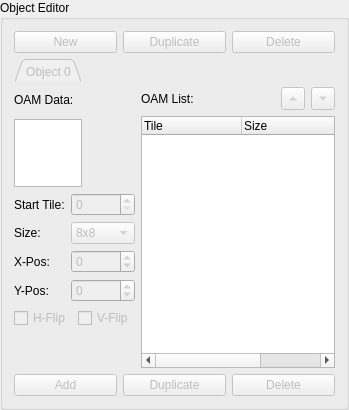
           <widget class="QGroupBox" name="GB_Object">
            <property name="sizePolicy">
             <sizepolicy hsizetype="Maximum" vsizetype="Preferred">
              <horstretch>0</horstretch>
              <verstretch>0</verstretch>
             </sizepolicy>
            </property>
            <property name="title">
             <string>Object Editor</string>
            </property>
            <layout class="QVBoxLayout" name="verticalLayout_10">
             <item>
              <widget class="QFrame" name="GB_Object_Sub1">
               <layout class="QVBoxLayout" name="layout_2">
                <property name="leftMargin">
                 <number>0</number>
                </property>
                <property name="topMargin">
                 <number>0</number>
                </property>
                <property name="rightMargin">
                 <number>0</number>
                </property>
                <property name="bottomMargin">
                 <number>0</number>
                </property>
                <item>
                 <layout class="QHBoxLayout" name="horizontalLayout_16">
                  <item>
                   <widget class="QPushButton" name="Object_PB_New">
                    <property name="enabled">
                     <bool>false</bool>
                    </property>
                    <property name="text">
                     <string>New</string>
                    </property>
                   </widget>
                  </item>
                  <item>
                   <widget class="QPushButton" name="Object_PB_Dup">
                    <property name="enabled">
                     <bool>false</bool>
                    </property>
                    <property name="text">
                     <string>Duplicate</string>
                    </property>
                   </widget>
                  </item>
                  <item>
                   <widget class="QPushButton" name="Object_PB_Del">
                    <property name="enabled">
                     <bool>false</bool>
                    </property>
                    <property name="text">
                     <string>Delete</string>
                    </property>
                   </widget>
                  </item>
                 </layout>
                </item>
               </layout>
              </widget>
             </item>
             <item>
              <widget class="QTabWidget" name="Object_Tabs">
               <property name="enabled">
                <bool>false</bool>
               </property>
               <property name="maximumSize">
                <size>
                 <width>16777215</width>
                 <height>22</height>
                </size>
               </property>
               <property name="palette">
                <palette>
                 <active>
                  <colorrole role="Base">
                   <brush brushstyle="SolidPattern">
                    <color alpha="255">
                     <red>216</red>
                     <green>255</green>
                     <blue>216</blue>
                    </color>
                   </brush>
                  </colorrole>
                 </active>
                 <inactive>
                  <colorrole role="Base">
                   <brush brushstyle="SolidPattern">
                    <color alpha="255">
                     <red>216</red>
                     <green>255</green>
                     <blue>216</blue>
                    </color>
                   </brush>
                  </colorrole>
                 </inactive>
                 <disabled>
                  <colorrole role="Base">
                   <brush brushstyle="SolidPattern">
                    <color alpha="255">
                     <red>240</red>
                     <green>240</green>
                     <blue>240</blue>
                    </color>
                   </brush>
                  </colorrole>
                 </disabled>
                </palette>
               </property>
               <property name="tabShape">
                <enum>QTabWidget::Triangular</enum>
               </property>
               <property name="currentIndex">
                <number>0</number>
               </property>
               <property name="iconSize">
                <size>
                 <width>0</width>
                 <height>0</height>
                </size>
               </property>
               <property name="documentMode">
                <bool>true</bool>
               </property>
               <widget class="QWidget" name="tab_2">
                <attribute name="title">
                 <string>Object 0</string>
                </attribute>
               </widget>
              </widget>
             </item>
             <item>
              <layout class="QHBoxLayout" name="horizontalLayout_14">
               <item>
                <layout class="QVBoxLayout" name="verticalLayout_9">
                 <item>
                  <widget class="QLabel" name="label_13">
                   <property name="minimumSize">
                    <size>
                     <width>0</width>
                     <height>26</height>
                    </size>
                   </property>
                   <property name="text">
                    <string>OAM Data:</string>
                   </property>
                  </widget>
                 </item>
                 <item>
                  <widget class="QGraphicsView" name="OAM_GV">
                   <property name="sizePolicy">
                    <sizepolicy hsizetype="Fixed" vsizetype="Fixed">
                     <horstretch>0</horstretch>
                     <verstretch>0</verstretch>
                    </sizepolicy>
                   </property>
                   <property name="minimumSize">
                    <size>
                     <width>68</width>
                     <height>68</height>
                    </size>
                   </property>
                   <property name="maximumSize">
                    <size>
                     <width>68</width>
                     <height>68</height>
                    </size>
                   </property>
                  </widget>
                 </item>
                 <item>
                  <layout class="QHBoxLayout" name="horizontalLayout_7">
                   <item>
                    <widget class="QLabel" name="label_6">
                     <property name="text">
                      <string>Start Tile:</string>
                     </property>
                    </widget>
                   </item>
                   <item>
                    <widget class="QSpinBox" name="OAM_SB_Tile">
                     <property name="enabled">
                      <bool>false</bool>
                     </property>
                     <property name="minimumSize">
                      <size>
                       <width>64</width>
                       <height>0</height>
                      </size>
                     </property>
                     <property name="maximum">
                      <number>255</number>
                     </property>
                    </widget>
                   </item>
                  </layout>
                 </item>
                 <item>
                  <layout class="QHBoxLayout" name="horizontalLayout_10">
                   <item>
                    <widget class="QLabel" name="label_7">
                     <property name="text">
                      <string>Size:</string>
                     </property>
                    </widget>
                   </item>
                   <item>
                    <widget class="QComboBox" name="OAM_CB_Size">
                     <property name="enabled">
                      <bool>false</bool>
                     </property>
                     <property name="sizePolicy">
                      <sizepolicy hsizetype="Minimum" vsizetype="Fixed">
                       <horstretch>0</horstretch>
                       <verstretch>0</verstretch>
                      </sizepolicy>
                     </property>
                     <property name="minimumSize">
                      <size>
                       <width>64</width>
                       <height>0</height>
                      </size>
                     </property>
                     <property name="maxVisibleItems">
                      <number>12</number>
                     </property>
                     <item>
                      <property name="text">
                       <string>8x8</string>
                      </property>
                     </item>
                     <item>
                      <property name="text">
                       <string>8x16</string>
                      </property>
                     </item>
                     <item>
                      <property name="text">
                       <string>8x32</string>
                      </property>
                     </item>
                     <item>
                      <property name="text">
                       <string>16x8</string>
                      </property>
                     </item>
                     <item>
                      <property name="text">
                       <string>16x16</string>
                      </property>
                     </item>
                     <item>
                      <property name="text">
                       <string>16x32</string>
                      </property>
                     </item>
                     <item>
                      <property name="text">
                       <string>32x8</string>
                      </property>
                     </item>
                     <item>
                      <property name="text">
                       <string>32x16</string>
                      </property>
                     </item>
                     <item>
                      <property name="text">
                       <string>32x32</string>
                      </property>
                     </item>
                     <item>
                      <property name="text">
                       <string>32x64</string>
                      </property>
                     </item>
                     <item>
                      <property name="text">
                       <string>64x32</string>
                      </property>
                     </item>
                     <item>
                      <property name="text">
                       <string>64x64</string>
                      </property>
                     </item>
                    </widget>
                   </item>
                  </layout>
                 </item>
                 <item>
                  <layout class="QHBoxLayout" name="horizontalLayout_11">
                   <item>
                    <widget class="QLabel" name="label_8">
                     <property name="text">
                      <string>X-Pos:</string>
                     </property>
                    </widget>
                   </item>
                   <item>
                    <widget class="QSpinBox" name="OAM_SB_XPos">
                     <property name="enabled">
                      <bool>false</bool>
                     </property>
                     <property name="minimumSize">
                      <size>
                       <width>64</width>
                       <height>0</height>
                      </size>
                     </property>
                     <property name="minimum">
                      <number>-128</number>
                     </property>
                     <property name="maximum">
                      <number>127</number>
                     </property>
                    </widget>
                   </item>
                  </layout>
                 </item>
                 <item>
                  <layout class="QHBoxLayout" name="horizontalLayout_12">
                   <item>
                    <widget class="QLabel" name="label_9">
                     <property name="text">
                      <string>Y-Pos:</string>
                     </property>
                    </widget>
                   </item>
                   <item>
                    <widget class="QSpinBox" name="OAM_SB_YPos">
                     <property name="enabled">
                      <bool>false</bool>
                     </property>
                     <property name="minimumSize">
                      <size>
                       <width>64</width>
                       <height>0</height>
                      </size>
                     </property>
                     <property name="minimum">
                      <number>-128</number>
                     </property>
                     <property name="maximum">
                      <number>127</number>
                     </property>
                    </widget>
                   </item>
                  </layout>
                 </item>
                 <item>
                  <layout class="QHBoxLayout" name="horizontalLayout_27">
                   <item>
                    <widget class="QCheckBox" name="OAM_CB_HFlip">
                     <property name="enabled">
                      <bool>false</bool>
                     </property>
                     <property name="text">
                      <string>H-Flip</string>
                     </property>
                    </widget>
                   </item>
                   <item>
                    <widget class="QCheckBox" name="OAM_CB_VFlip">
                     <property name="enabled">
                      <bool>false</bool>
                     </property>
                     <property name="text">
                      <string>V-Flip</string>
                     </property>
                    </widget>
                   </item>
                  </layout>
                 </item>
                 <item>
                  <spacer name="verticalSpacer_2">
                   <property name="orientation">
                    <enum>Qt::Vertical</enum>
                   </property>
                   <property name="sizeHint" stdset="0">
                    <size>
                     <width>20</width>
                     <height>40</height>
                    </size>
                   </property>
                  </spacer>
                 </item>
                </layout>
               </item>
               <item>
                <layout class="QVBoxLayout" name="verticalLayout_5">
                 <item>
                  <layout class="QHBoxLayout" name="horizontalLayout_18">
                   <item>
                    <widget class="QLabel" name="label_12">
                     <property name="text">
                      <string>OAM List:</string>
                     </property>
                    </widget>
                   </item>
                   <item>
                    <spacer name="horizontalSpacer_6">
                     <property name="orientation">
                      <enum>Qt::Horizontal</enum>
                     </property>
                     <property name="sizeType">
                      <enum>QSizePolicy::Preferred</enum>
                     </property>
                     <property name="sizeHint" stdset="0">
                      <size>
                       <width>0</width>
                       <height>20</height>
                      </size>
                     </property>
                    </spacer>
                   </item>
                   <item>
                    <widget class="QToolButton" name="OAM_PB_Up">
                     <property name="enabled">
                      <bool>false</bool>
                     </property>
                     <property name="text">
                      <string>...</string>
                     </property>
                     <property name="arrowType">
                      <enum>Qt::UpArrow</enum>
                     </property>
                    </widget>
                   </item>
                   <item>
                    <widget class="QToolButton" name="OAM_PB_Down">
                     <property name="enabled">
                      <bool>false</bool>
                     </property>
                     <property name="text">
                      <string>...</string>
                     </property>
                     <property name="arrowType">
                      <enum>Qt::DownArrow</enum>
                     </property>
                    </widget>
                   </item>
                  </layout>
                 </item>
                 <item>
                  <widget class="QTreeWidget" name="OAM_TW">
                   <property name="sizePolicy">
                    <sizepolicy hsizetype="Maximum" vsizetype="Expanding">
                     <horstretch>0</horstretch>
                     <verstretch>0</verstretch>
                    </sizepolicy>
                   </property>
                   <property name="minimumSize">
                    <size>
                     <width>194</width>
                     <height>0</height>
                    </size>
                   </property>
                   <property name="maximumSize">
                    <size>
                     <width>194</width>
                     <height>16777215</height>
                    </size>
                   </property>
                   <property name="alternatingRowColors">
                    <bool>true</bool>
                   </property>
                   <property name="rootIsDecorated">
                    <bool>false</bool>
                   </property>
                   <column>
                    <property name="text">
                     <string>Tile</string>
                    </property>
                   </column>
                   <column>
                    <property name="text">
                     <string>Size</string>
                    </property>
                   </column>
                   <column>
                    <property name="text">
                     <string>Pos</string>
                    </property>
                   </column>
                  </widget>
                 </item>
                </layout>
               </item>
              </layout>
             </item>
             <item>
              <layout class="QHBoxLayout" name="horizontalLayout_20">
               <item>
                <widget class="QPushButton" name="OAM_PB_New">
                 <property name="enabled">
                  <bool>false</bool>
                 </property>
                 <property name="sizePolicy">
                  <sizepolicy hsizetype="Preferred" vsizetype="Fixed">
                   <horstretch>0</horstretch>
                   <verstretch>0</verstretch>
                  </sizepolicy>
                 </property>
                 <property name="text">
                  <string>Add</string>
                 </property>
                </widget>
               </item>
               <item>
                <widget class="QPushButton" name="OAM_PB_Dup">
                 <property name="enabled">
                  <bool>false</bool>
                 </property>
                 <property name="sizePolicy">
                  <sizepolicy hsizetype="Preferred" vsizetype="Fixed">
                   <horstretch>0</horstretch>
                   <verstretch>0</verstretch>
                  </sizepolicy>
                 </property>
                 <property name="text">
                  <string>Duplicate</string>
                 </property>
                </widget>
               </item>
               <item>
                <widget class="QPushButton" name="OAM_PB_Del">
                 <property name="enabled">
                  <bool>false</bool>
                 </property>
                 <property name="sizePolicy">
                  <sizepolicy hsizetype="Preferred" vsizetype="Fixed">
                   <horstretch>0</horstretch>
                   <verstretch>0</verstretch>
                  </sizepolicy>
                 </property>
                 <property name="text">
                  <string>Delete</string>
                 </property>
                </widget>
               </item>
              </layout>
             </item>
            </layout>
           </widget>
